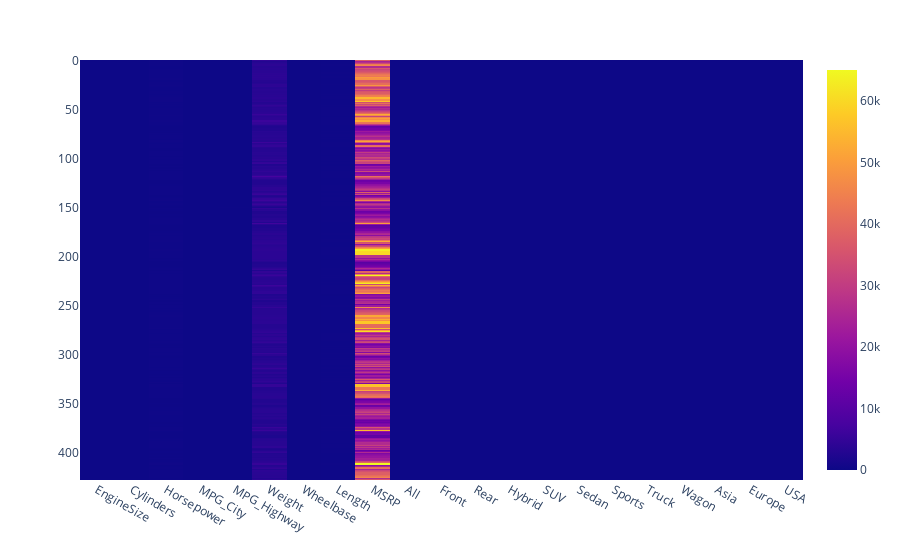

The cell this chart's notebook holds for it:
### Code cell
px.imshow(data).show()

### Figure 1 — Plotly figure (JSON) as saved in the notebook; plotly's stock layout.template omitted (floating-point values rounded to 4 significant figures; data arrays with more than 128 entries replaced by an {"elided": "..."} marker saying what was removed)
{"data": [{"coloraxis": "coloraxis", "hovertemplate": "x: %{x}<br>y: %{y}<br>color: %{z}<extra></extra>", "name": "0", "type": "heatmap", "x": ["EngineSize", "Cylinders", "Horsepower", "MPG_City", "MPG_Highway", "Weight", "Wheelbase", "Length", "MSRP", "All", "Front", "Rear", "Hybrid", "SUV", "Sedan", "Sports", "Truck", "Wagon", "Asia", "Europe", "USA"], "xaxis": "x", "y": {"elided": "401 int values"}, "yaxis": "y", "z": {"elided": "401x21 float values"}}], "layout": {"coloraxis": {"colorscale": [[0, "#0d0887"], [0.1111, "#46039f"], [0.2222, "#7201a8"], [0.3333, "#9c179e"], [0.4444, "#bd3786"], [0.5556, "#d8576b"], [0.6667, "#ed7953"], [0.7778, "#fb9f3a"], [0.8889, "#fdca26"], [1, "#f0f921"]]}, "margin": {"t": 60}, "xaxis": {"anchor": "y", "constrain": "domain", "domain": [0, 1], "scaleanchor": "y"}, "yaxis": {"anchor": "x", "autorange": "reversed", "constrain": "domain", "domain": [0, 1]}}}
